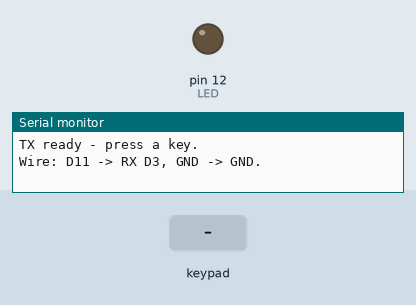
Bench run of a program on a simulated Arduino Uno, built with avr-gcc and run on an emulated ATmega328P. Shown: output pins drawn as LEDs (lit = HIGH), the last lines printed to the serial monitor. Wiring (inferred from the names in the program): 4×4 keypad with keys 1 2 3 A 4 5 6 B 7 8 9 C * 0 # D: rows pin 2, pin 3, pin 4, pin 5; columns pin 6, pin 7, pin 8, pin 9. Dashed ring = blinking. Inputs (shaded band) come from the test bench. Pins used as bus, display or sensor lines are not drawn.

Above: at 1.2 s.
1.3 s: keypad keys 1 2 # pressed 0.4 s apart
At 2.22 s:
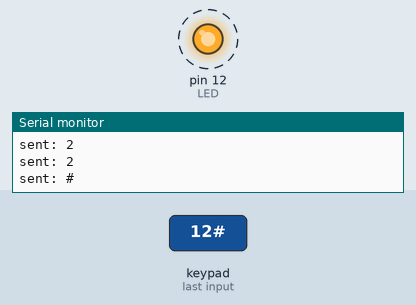
4.0 s: key 'A' pressed
At 5.2 s:
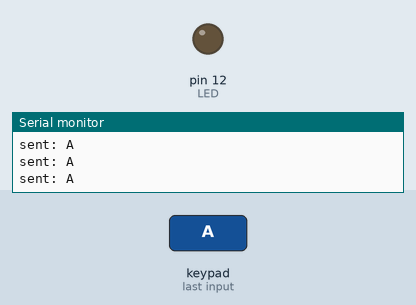
5.6 s: key 'B' pressed
At 6.2 s:
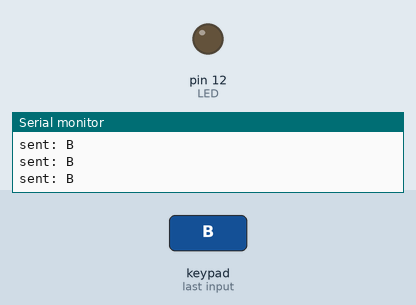
7.2 s: keypad keys 1 2 * pressed 0.4 s apart
At 7.9 s:
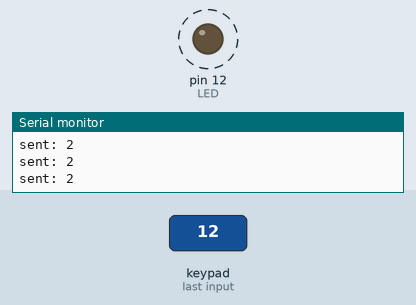
9.9 s: key 'C' pressed
At 10.6 s:
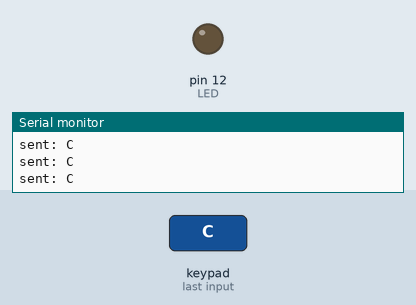
11.5 s: keypad keys 1 2 D pressed 0.4 s apart
At 12.2 s:
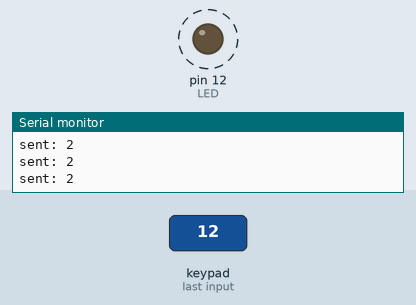
Timing chart, 0 to 14.5 s (numbered marks = the images above; inputs shaded):
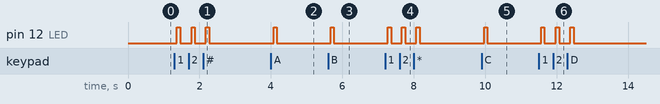

The program:

main.cpp
```cpp
/*
 * SIMPLE WIRED KEYPAD -> RECEIVER   (TRANSMITTER)
 * =================================================
 * Press a key on the 4x4 keypad -> that character is sent out of D11 as
 * one short line ("5\n"). That is ALL this sketch does.
 *
 * WIRES TO THE RECEIVER (only two!)
 *      this D11  ------------------>  receiver D3
 *      this GND  ------------------>  receiver GND      (mandatory)
 *
 * KEYPAD (4x4 matrix, no diodes)
 *      rows  INPUT_PULLUP : D2 D3 D4 D5
 *      cols  OUTPUT       : D6 D7 D8 D9
 *      pad:      C1  C2  C3  C4      <- columns, top header
 *                1  2  3  A
 *                4  5  6  B
 *                7  8  9  C
 *                *  0  #  D
 *              R1  R2  R3  R4        <- rows, bottom header
 *
 * '*' sends "clr" so the receiver can wipe its number.
 * '*' press = clear, other keys send themselves.
 */

#include <Arduino.h>
#include <SoftwareSerial.h>

// ---- pins -----------------------------------------------------------------
const byte ROWS[4] = { 2, 3, 4, 5 };
const byte COLS[4] = { 6, 7, 8, 9 };
const byte WIRE_TX = 11;          // data out -> receiver D3
const byte WIRE_RX = 10;          // unused
const byte LED     = 12;          // blinks on every keypress

SoftwareSerial link(WIRE_RX, WIRE_TX);

// row*4 + col -> character. The pad order is: 1 2 3 A / 4 5 6 B / 7 8 9 C / * 0 # D
const char KEYS[16] = {
  '1','2','3','A',
  '4','5','6','B',
  '7','8','9','C',
  '*','0','#','D'
};

unsigned long lastScan = 0;
byte lastKey = 255;               // 255 = nothing held
unsigned long pressTime = 0;

void setup() {
  Serial.begin(9600);
  for (byte r = 0; r < 4; r++) pinMode(ROWS[r], INPUT_PULLUP);
  for (byte c = 0; c < 4; c++) { pinMode(COLS[c], OUTPUT); digitalWrite(COLS[c], LOW); }
  pinMode(LED, OUTPUT);

  link.begin(9600);

  Serial.println(F("TX ready - press a key."));
  Serial.println(F("Wire: D11 -> RX D3, GND -> GND."));
}

// Returns 0..15 for the pressed key, or 255 when nothing is pressed.
byte scanKeypad() {
  for (byte c = 0; c < 4; c++) digitalWrite(COLS[c], HIGH);   // idle all HIGH
  for (byte c = 0; c < 4; c++) {
    digitalWrite(COLS[c], LOW);                               // one column LOW at a time
    for (byte r = 0; r < 4; r++) {
      if (digitalRead(ROWS[r]) == LOW) return (byte)(r * 4 + c);
    }
  }
  for (byte c = 0; c < 4; c++) digitalWrite(COLS[c], LOW);
  return 255;
}

void loop() {
  if (millis() - lastScan < 20) return;   // scan every 20 ms
  lastScan = millis();

  byte k = scanKeypad();

  // Send once, on the press edge, only after the key has been down 60 ms
  // (simple debounce - no need for anything fancier here).
  if (k != 255 && k != lastKey) {
    pressTime = millis();
    lastKey = k;
    return;
  }
  if (k != 255 && k == lastKey && millis() - pressTime >= 60) {
    pressTime = millis() + 1000;         // block re-send for 1 s
    char ch = KEYS[k];

    if (ch == '*') {
      link.print(F("clr"));
    } else {
      link.print(ch);
    }
    link.print('\n');

    digitalWrite(LED, HIGH); delay(30); digitalWrite(LED, LOW);

    Serial.print(F("sent: "));
    Serial.println(ch);
    return;
  }
  if (k == 255) lastKey = 255;           // released -> ready for the next press
}
```

Measured:
- after the input at 1.3 s, pin 12 (LED): alternates HIGH for 0.09 s and LOW for 0.31 s, 6 changes in all, then stays LOW, starting after 0.06 s
- after the input at 4.0 s, pin 12 (LED): LOW → HIGH after 0.07 s, → LOW 0.09 s later
- after the input at 5.6 s, pin 12 (LED): LOW → HIGH after 0.07 s, → LOW 0.09 s later
- after the input at 7.2 s, pin 12 (LED): alternates HIGH for 0.09 s and LOW for 0.30 s, 6 changes in all, then stays LOW, starting after 0.07 s
- after the input at 9.9 s, pin 12 (LED): LOW → HIGH after 0.07 s, → LOW 0.09 s later
- after the input at 11.5 s, pin 12 (LED): alternates HIGH for 0.09 s and LOW for 0.31 s, 6 changes in all, then stays LOW, starting after 0.06 s
